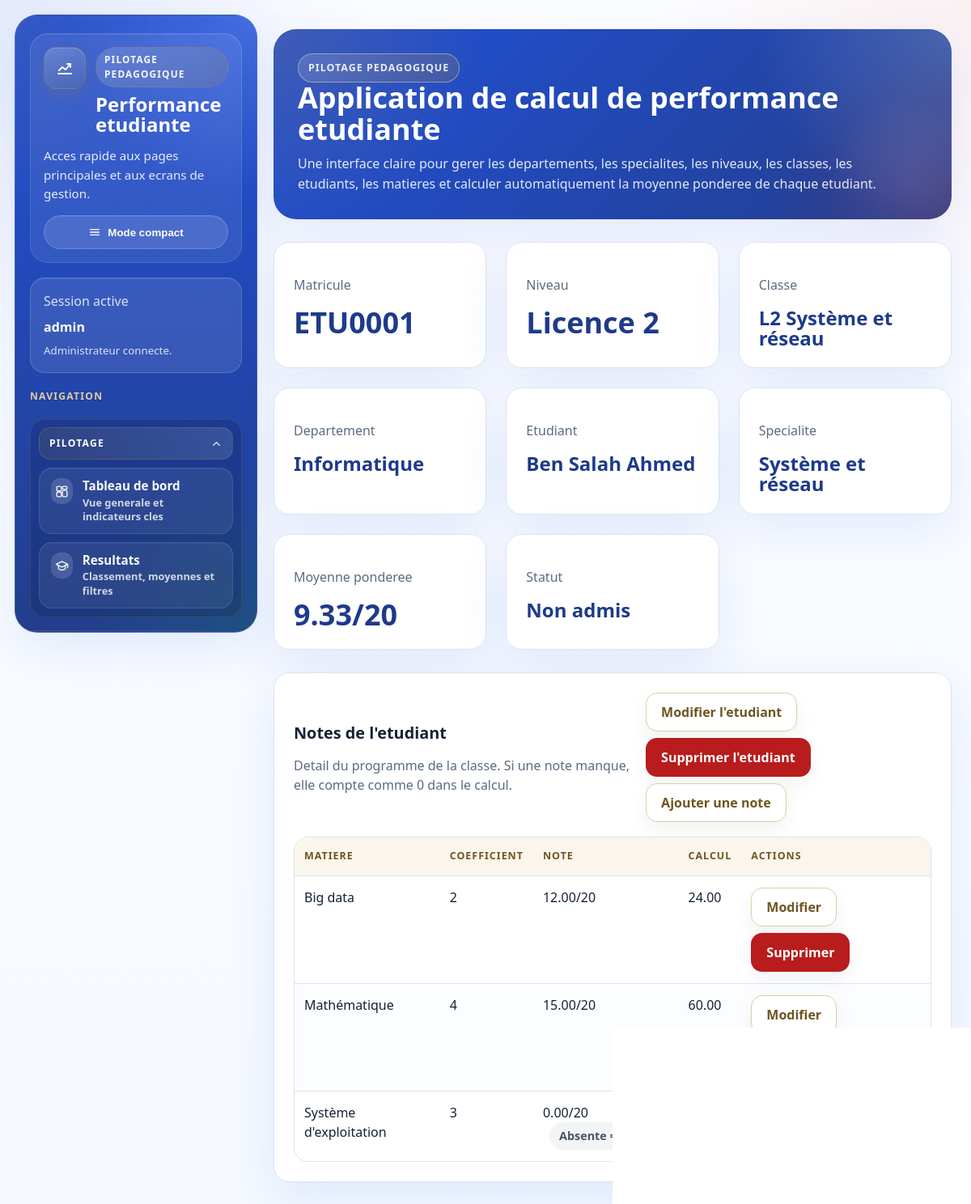
Page /etudiants/1/ (signed in) on the committed database.
### gestion_notes/models.py (models this page shows, shortened)
class Etudiant(models.Model):
    nom = models.CharField(max_length=100)
    prenom = models.CharField(max_length=100)
    matricule = models.CharField(max_length=50, unique=True)
    classe = models.ForeignKey(
        Classe,
        on_delete=models.PROTECT,
        related_name="etudiants",
    )
    class Meta:
        ordering = ["nom", "prenom"]
    @property
    def niveau(self):
        return self.classe.niveau
    @property
    def specialite(self):
        return self.classe.specialite
    @property
    def departement(self):
        return self.classe.departement
    def calculer_moyenne(self):
        matieres = list(self.classe.matieres.all())
        if not matieres:
            return None
        notes = {note.matiere_id: note.valeur for note in self.notes.all()}
        total_points = Decimal("0")
        total_coefficients = 0
        for matiere in matieres:
            total_points += notes.get(matiere.id, Decimal("0")) * matiere.coefficient
            total_coefficients += matiere.coefficient
        moyenne = total_points / Decimal(total_coefficients)
        return moyenne.quantize(Decimal("0.01"), rounding=ROUND_HALF_UP)
    @property
    def moyenne(self):
        return self.calculer_moyenne()
    @property
    def a_des_notes(self):
        return self.moyenne is not None
    @property
    def statut(self):
        moyenne = self.moyenne
        if moyenne is None:
            return "Aucune note"
        return "Admis" if moyenne >= Decimal("10.00") else "Non admis"

class Classe(models.Model):
    nom = models.CharField(max_length=150, unique=True)
    niveau = models.ForeignKey(
        Niveau,
        on_delete=models.PROTECT,
        related_name="classes",
    )
    specialite = models.ForeignKey(
        Specialite,
        on_delete=models.PROTECT,
        related_name="classes",
    )
    class Meta:
        ordering = ["niveau__nom", "specialite__nom", "nom"]
        constraints = [
            models.UniqueConstraint(
                fields=["niveau", "specialite"],
                name="unique_classe_par_niveau_et_specialite",
            )
        ]
    @property
    def departement(self):
        return self.specialite.departement

class Niveau(models.Model):
    nom = models.CharField(max_length=50, unique=True)
    class Meta:
        ordering = ["nom"]

class Specialite(models.Model):
    departement = models.ForeignKey(
        Departement,
        on_delete=models.PROTECT,
        related_name="specialites",
    )
    nom = models.CharField(max_length=100, unique=True)
    class Meta:
        ordering = ["departement__nom", "nom"]

class Departement(models.Model):
    nom = models.CharField(max_length=100, unique=True)
    class Meta:
        ordering = ["nom"]

class Note(models.Model):
    etudiant = models.ForeignKey(
        Etudiant,
        on_delete=models.CASCADE,
        related_name="notes",
    )
    matiere = models.ForeignKey(
        Matiere,
        on_delete=models.CASCADE,
        related_name="notes",
    )
    valeur = models.DecimalField(
        max_digits=4,
        decimal_places=2,
        validators=[MinValueValidator(0), MaxValueValidator(20)],
    )
    class Meta:
        ordering = ["etudiant__nom", "etudiant__prenom", "matiere__nom"]
        constraints = [
            models.UniqueConstraint(
                fields=["etudiant", "matiere"],
                name="unique_note_par_etudiant_et_matiere",
            )
        ]

class Matiere(models.Model):
    classe = models.ForeignKey(
        Classe,
        on_delete=models.CASCADE,
        related_name="matieres",
    )
    nom = models.CharField(max_length=100)
    coefficient = models.PositiveIntegerField(
        validators=[MinValueValidator(1)],
    )
    class Meta:
        ordering = ["classe__nom", "nom"]
        constraints = [
            models.UniqueConstraint(
                fields=["classe", "nom"],
                name="unique_matiere_par_classe",
            )
        ]

### gestion_notes/views.py (the view)
# urls.py: path("etudiants/<int:pk>/", views.detail_etudiant, name="detail_etudiant"),
@administrateur_required
def detail_etudiant(request, pk):
    etudiant = get_object_or_404(
        Etudiant.objects.select_related(
            "classe__niveau",
            "classe__specialite__departement",
        ).prefetch_related("notes__matiere", "classe__matieres"),
        pk=pk,
    )
    context = {
        "etudiant": etudiant,
        "programme_notes": _get_notes_programme_lignes(etudiant),
    }
    return render(request, "gestion_notes/etudiant_detail.html", context)

### gestion_notes/views.py (called while the page is built)
def administrateur_required(view_func):
    @wraps(view_func)
    def _wrapped_view(request, *args, **kwargs):
        if not request.user.is_authenticated:
            return redirect_to_login(request.get_full_path(), reverse_lazy("gestion_notes:login"))
        if not request.user.is_staff:
            return render(request, "registration/access_denied.html", status=403)
        return view_func(request, *args, **kwargs)
    return _wrapped_view

def _get_notes_programme_lignes(etudiant):
    notes_par_matiere = {
        note.matiere_id: note
        for note in etudiant.notes.select_related("matiere").order_by("matiere__nom")
    }
    lignes = []
    for matiere in etudiant.classe.matieres.all():
        note = notes_par_matiere.get(matiere.pk)
        valeur = note.valeur if note else Decimal("0")
        lignes.append(
            {
                "note_obj": note,
                "matiere": matiere,
                "valeur": valeur,
                "est_absente": note is None,
                "points": (valeur * matiere.coefficient).quantize(
                    Decimal("0.01"),
                    rounding=ROUND_HALF_UP,
                ),
            }
        )
    return lignes

### gestion_notes/templates/gestion_notes/etudiant_detail.html (shortened to what this page needs)
{% extends "gestion_notes/base.html" %}
{% block content %}
    <section class="grid cards">
        <article class="card">
            <p class="muted">Matricule</p>
            <p class="metric">{{ etudiant.matricule }}</p>
        </article>
        <article class="card">
            <p class="muted">Niveau</p>
            <p class="metric">{{ etudiant.niveau.nom }}</p>
        </article>
        <article class="card">
            <p class="muted">Classe</p>
            <p class="metric" style="font-size: 1.5rem;">{{ etudiant.classe.nom }}</p>
        </article>
        <article class="card">
            <p class="muted">Departement</p>
            <p class="metric" style="font-size: 1.5rem;">{{ etudiant.departement.nom }}</p>
        </article>
        <article class="card">
            <p class="muted">Etudiant</p>
            <p class="metric" style="font-size: 1.5rem;">{{ etudiant.nom }} {{ etudiant.prenom }}</p>
        </article>
        <article class="card">
            <p class="muted">Specialite</p>
            <p class="metric" style="font-size: 1.5rem;">{{ etudiant.specialite.nom }}</p>
        </article>
        <article class="card">
            <p class="muted">Moyenne ponderee</p>
            <p class="metric">
                {% if etudiant.a_des_notes %}
                    {{ etudiant.moyenne }}/20
                {% else %}
                    -
                {% endif %}
            </p>
        </article>
        <article class="card">
            <p class="muted">Statut</p>
            <p class="metric" style="font-size: 1.5rem;">{{ etudiant.statut }}</p>
        </article>
    </section>
    <section class="grid">
        <article class="card">
            <div class="section-head">
                <div>
                    <h2>Notes de l'etudiant</h2>
                    <p class="muted">Detail du programme de la classe. Si une note manque, elle compte comme 0 dans le calcul.</p>
                </div>
                <div class="actions">
                    <a class="btn btn-secondary" href="{% url 'gestion_notes:modifier_etudiant' etudiant.pk %}">Modifier l'etudiant</a>
                    <a class="btn btn-danger" href="{% url 'gestion_notes:supprimer_etudiant' etudiant.pk %}">Supprimer l'etudiant</a>
                    <a class="btn btn-secondary" href="{% url 'gestion_notes:liste_notes' %}">Ajouter une note</a>
                </div>
            </div>
            {% if programme_notes %}
                <div class="table-wrap">
                    <table>
                        <thead>
                            <tr>
                                <th>Matiere</th>
                                <th>Coefficient</th>
                                <th>Note</th>
                                <th>Calcul</th>
                                <th>Actions</th>
                            </tr>
                        </thead>
                        <tbody>
                            {% for ligne in programme_notes %}
                                <tr>
                                    <td>{{ ligne.matiere.nom }}</td>
                                    <td>{{ ligne.matiere.coefficient }}</td>
                                    <td>
                                        {{ ligne.valeur|floatformat:2 }}/20
                                        {% if ligne.est_absente %}
                                            <span class="badge badge-neutral" style="margin-left: 8px;">Absente = 0</span>
                                        {% endif %}
                                    </td>
                                    <td>{{ ligne.points|floatformat:2 }}</td>
                                    <td>
                                        {% if ligne.note_obj %}
                                            <div class="actions">
                                                <a class="btn btn-secondary" href="{% url 'gestion_notes:modifier_note' ligne.note_obj.pk %}">Modifier</a>
                                                <a class="btn btn-danger" href="{% url 'gestion_notes:supprimer_note' ligne.note_obj.pk %}">Supprimer</a>
                                            </div>
                                        {% else %}
                                            <a class="btn btn-secondary" href="{% url 'gestion_notes:liste_notes' %}">Saisir la note</a>
                                        {% endif %}
                                    </td>
                                </tr>
                            {% endfor %}
                        </tbody>
                    </table>
                </div>
            {% else %}
                <div class="empty">Aucune matiere n'est encore affectee a la classe de cet etudiant.</div>
            {% endif %}
        </article>
    </section>
{% endblock %}

### gestion_notes/templates/gestion_notes/base.html (shortened to what this page needs)
<!DOCTYPE html>
<html lang="fr">
<head>
</head>
<body>
    <div class="app-layout {% if request.resolver_match.url_name == 'login' %}auth-layout{% endif %}">
        {% if request.resolver_match.url_name != 'login' %}
        <aside class="sidebar">
            <div class="sidebar-brand">
                <div class="sidebar-brand-header">
                    <span class="sidebar-brand-mark">
                        <svg class="icon-svg" aria-hidden="true"><use href="#icon-chart-line"></use></svg>
                    </span>
                    <div class="sidebar-brand-copy">
                        <span class="sidebar-kicker">Pilotage pedagogique</span>
                        <h1>Performance etudiante</h1>
                    </div>
                </div>
                <p>Acces rapide aux pages principales et aux ecrans de gestion.</p>
                <button type="button" class="sidebar-toggle" id="sidebar-toggle" aria-pressed="false">
                    <svg class="icon-svg" aria-hidden="true"><use href="#icon-menu"></use></svg>
                    <span class="sidebar-toggle-label">Mode compact</span>
                </button>
            </div>
            <div class="sidebar-session">
                {% if user.is_authenticated %}
                    <p>Session active</p>
                    <strong>{{ user.username }}</strong>
                    <small>
                        {% if user.is_staff %}
                            Administrateur connecte.
                        {% else %}
                            Compte connecte sans droits d'administration.
                        {% endif %}
                    </small>
                {% else %}
                    <p>Acces securise</p>
                    <strong>Connexion administrateur</strong>
                    <small>Utilise un compte staff pour acceder aux pages de gestion.</small>
                {% endif %}
            </div>
            {% if user.is_authenticated and user.is_staff %}
                <p class="sidebar-nav-label">Navigation</p>
                <nav class="sidebar-nav">
                    <details class="sidebar-accordion" open>
                        <summary class="sidebar-accordion-summary">
                            <span>Pilotage</span>
                            <span class="sidebar-accordion-arrow">
                                <svg class="icon-svg" aria-hidden="true"><use href="#icon-chevron-down"></use></svg>
                            </span>
                        </summary>
                        <div class="sidebar-group-links">
                            <a class="sidebar-link {% if request.resolver_match.url_name == 'tableau_de_bord' %}active{% endif %}" href="{% url 'gestion_notes:tableau_de_bord' %}" title="Tableau de bord">
                                <span class="sidebar-link-icon">
                                    <svg class="icon-svg" aria-hidden="true"><use href="#icon-dashboard"></use></svg>
                                </span>
                                <span class="sidebar-link-copy">
                                    <strong>Tableau de bord</strong>
                                    <small>Vue generale et indicateurs cles</small>
                                </span>
                            </a>
                            <a class="sidebar-link {% if request.resolver_match.url_name == 'page_resultats' %}active{% endif %}" href="{% url 'gestion_notes:page_resultats' %}" title="Resultats">
                                <span class="sidebar-link-icon">
                                    <svg class="icon-svg" aria-hidden="true"><use href="#icon-graduation"></use></svg>
                                </span>
                                <span class="sidebar-link-copy">
                                    <strong>Resultats</strong>
                                    <small>Classement, moyennes et filtres</small>
                                </span>
                            </a>
                        </div>
                    </details>
                    <div class="sidebar-divider"></div>
                </nav>
            {% endif %}
        </aside>
        {% endif %}
        <main class="main-area">
            <div class="page-shell">
                {% block hero %}
                    <section class="hero">
                        <div class="hero-top">
                            <div class="hero-copy">
                                <p class="hero-kicker">Pilotage pedagogique</p>
                                <h1>Application de calcul de performance etudiante</h1>
                                <p>
                                    Une interface claire pour gerer les departements, les specialites,
                                    les niveaux, les classes, les etudiants, les matieres et calculer
                                    automatiquement la moyenne ponderee de chaque etudiant.
                                </p>
                            </div>
                        </div>
                    </section>
                {% endblock %}
                {% block content %}{% endblock %}
            </div>
        </main>
    </div>
</body>
</html>

### rows in the picture
Etudiant: matricule "ETU0001", niveau.nom "Licence 2", classe.nom "L2 Système et réseau", departement.nom "Informatique", nom "Ben Salah", prenom "Ahmed", specialite.nom "Système et réseau", moyenne "9.33", statut "Non admis"
Note: matiere.nom "Big data", matiere.coefficient "2", valeur "12.00", points "24.00", shows "Modifier"
Note: matiere.nom "Mathématique", matiere.coefficient "4", valeur "15.00", points "60.00", shows "Modifier"
Matiere: matiere.nom "Système d'exploitation", matiere.coefficient "3", valeur "0.00", shows "Absente = 0"

### other values in the picture
{{ user.username }} "admin"
